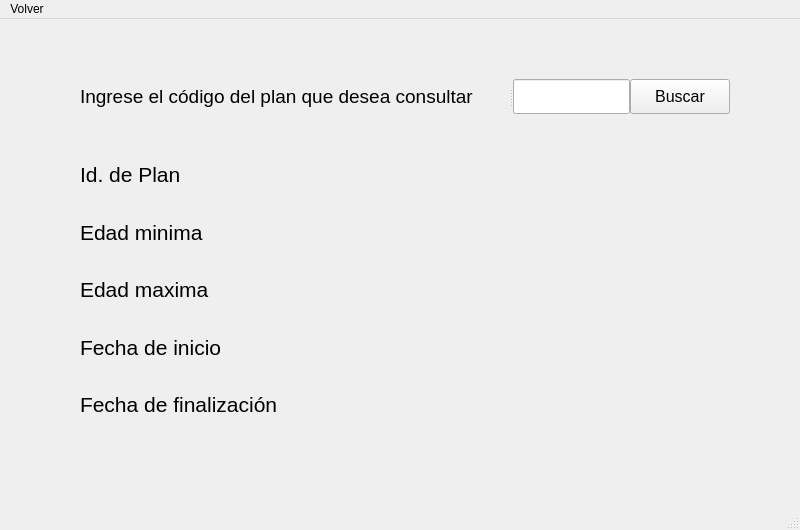
<?xml version="1.0" encoding="UTF-8"?>
<ui version="4.0">
 <class>MainWindow</class>
 <widget class="QMainWindow" name="MainWindow">
  <property name="geometry">
   <rect>
    <x>0</x>
    <y>0</y>
    <width>800</width>
    <height>530</height>
   </rect>
  </property>
  <property name="windowTitle">
   <string>MainWindow</string>
  </property>
  <widget class="QWidget" name="centralwidget">
   <widget class="QSplitter" name="splitter_4">
    <property name="geometry">
     <rect>
      <x>80</x>
      <y>60</y>
      <width>550</width>
      <height>35</height>
     </rect>
    </property>
    <property name="orientation">
     <enum>Qt::Horizontal</enum>
    </property>
    <widget class="QLabel" name="label_24">
     <property name="font">
      <font>
       <pointsize>14</pointsize>
      </font>
     </property>
     <property name="text">
      <string>Ingrese el código del plan que desea consultar</string>
     </property>
    </widget>
    <widget class="QLineEdit" name="noIdConsultaUsuario">
     <property name="enabled">
      <bool>true</bool>
     </property>
     <property name="frame">
      <bool>true</bool>
     </property>
    </widget>
   </widget>
   <widget class="QLabel" name="label">
    <property name="geometry">
     <rect>
      <x>150</x>
      <y>60</y>
      <width>47</width>
      <height>13</height>
     </rect>
    </property>
    <property name="text">
     <string/>
    </property>
   </widget>
   <widget class="QWidget" name="gridLayoutWidget">
    <property name="geometry">
     <rect>
      <x>80</x>
      <y>130</y>
      <width>651</width>
      <height>281</height>
     </rect>
    </property>
    <layout class="QGridLayout" name="gridLayout">
     <item row="1" column="0">
      <widget class="QLabel" name="label_13">
       <property name="font">
        <font>
         <pointsize>16</pointsize>
        </font>
       </property>
       <property name="text">
        <string>Edad minima</string>
       </property>
      </widget>
     </item>
     <item row="1" column="1">
      <widget class="QLabel" name="label_2">
       <property name="font">
        <font>
         <pointsize>14</pointsize>
        </font>
       </property>
       <property name="text">
        <string/>
       </property>
      </widget>
     </item>
     <item row="4" column="0">
      <widget class="QLabel" name="label_16">
       <property name="font">
        <font>
         <pointsize>16</pointsize>
        </font>
       </property>
       <property name="text">
        <string>Fecha de finalización</string>
       </property>
      </widget>
     </item>
     <item row="4" column="1">
      <widget class="QLabel" name="label_5">
       <property name="font">
        <font>
         <pointsize>14</pointsize>
        </font>
       </property>
       <property name="text">
        <string/>
       </property>
      </widget>
     </item>
     <item row="3" column="1">
      <widget class="QLabel" name="label_4">
       <property name="font">
        <font>
         <pointsize>14</pointsize>
        </font>
       </property>
       <property name="text">
        <string/>
       </property>
      </widget>
     </item>
     <item row="3" column="0">
      <widget class="QLabel" name="label_15">
       <property name="font">
        <font>
         <pointsize>16</pointsize>
        </font>
       </property>
       <property name="text">
        <string>Fecha de inicio</string>
       </property>
      </widget>
     </item>
     <item row="2" column="1">
      <widget class="QLabel" name="label_3">
       <property name="font">
        <font>
         <pointsize>14</pointsize>
        </font>
       </property>
       <property name="text">
        <string/>
       </property>
      </widget>
     </item>
     <item row="0" column="1">
      <widget class="QLabel" name="label_1">
       <property name="font">
        <font>
         <pointsize>14</pointsize>
        </font>
       </property>
       <property name="text">
        <string/>
       </property>
      </widget>
     </item>
     <item row="2" column="0">
      <widget class="QLabel" name="label_14">
       <property name="font">
        <font>
         <pointsize>16</pointsize>
        </font>
       </property>
       <property name="text">
        <string>Edad maxima</string>
       </property>
      </widget>
     </item>
     <item row="0" column="0">
      <widget class="QLabel" name="label_12">
       <property name="font">
        <font>
         <pointsize>16</pointsize>
        </font>
       </property>
       <property name="text">
        <string>Id. de Plan</string>
       </property>
      </widget>
     </item>
    </layout>
   </widget>
   <widget class="QPushButton" name="BuscarNoIdConsultaUsuario">
    <property name="enabled">
     <bool>true</bool>
    </property>
    <property name="geometry">
     <rect>
      <x>630</x>
      <y>60</y>
      <width>100</width>
      <height>35</height>
     </rect>
    </property>
    <property name="font">
     <font>
      <pointsize>12</pointsize>
     </font>
    </property>
    <property name="text">
     <string>Buscar</string>
    </property>
   </widget>
   <widget class="QLabel" name="label_6">
    <property name="geometry">
     <rect>
      <x>90</x>
      <y>430</y>
      <width>611</width>
      <height>31</height>
     </rect>
    </property>
    <property name="text">
     <string>&lt;html&gt;&lt;head/&gt;&lt;body&gt;&lt;p align=&quot;center&quot;&gt;&lt;span style=&quot; color:#aa0000;&quot;&gt;&lt;br/&gt;&lt;/span&gt;&lt;/p&gt;&lt;/body&gt;&lt;/html&gt;</string>
    </property>
   </widget>
  </widget>
  <widget class="QMenuBar" name="menubar">
   <property name="geometry">
    <rect>
     <x>0</x>
     <y>0</y>
     <width>800</width>
     <height>21</height>
    </rect>
   </property>
   <widget class="QMenu" name="menuVolver">
    <property name="title">
     <string>Volver</string>
    </property>
   </widget>
   <addaction name="menuVolver"/>
  </widget>
  <widget class="QStatusBar" name="statusbar"/>
 </widget>
 <resources/>
 <connections/>
</ui>
